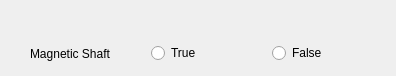
                 <widget class="QWidget" name="tab_5">
                  <attribute name="title">
                   <string>Shaft</string>
                  </attribute>
                  <widget class="QWidget" name="layoutWidget">
                   <property name="geometry">
                    <rect>
                     <x>30</x>
                     <y>40</y>
                     <width>357</width>
                     <height>27</height>
                    </rect>
                   </property>
                   <layout class="QHBoxLayout" name="horizontalLayout_59">
                    <item>
                     <widget class="QLabel" name="label_57">
                      <property name="text">
                       <string>Magnetic Shaft    </string>
                      </property>
                     </widget>
                    </item>
                    <item>
                     <widget class="QRadioButton" name="radioButton18">
                      <property name="text">
                       <string>True</string>
                      </property>
                     </widget>
                    </item>
                    <item>
                     <widget class="QRadioButton" name="radioButton19">
                      <property name="text">
                       <string>False</string>
                      </property>
                     </widget>
                    </item>
                   </layout>
                  </widget>
                 </widget>
